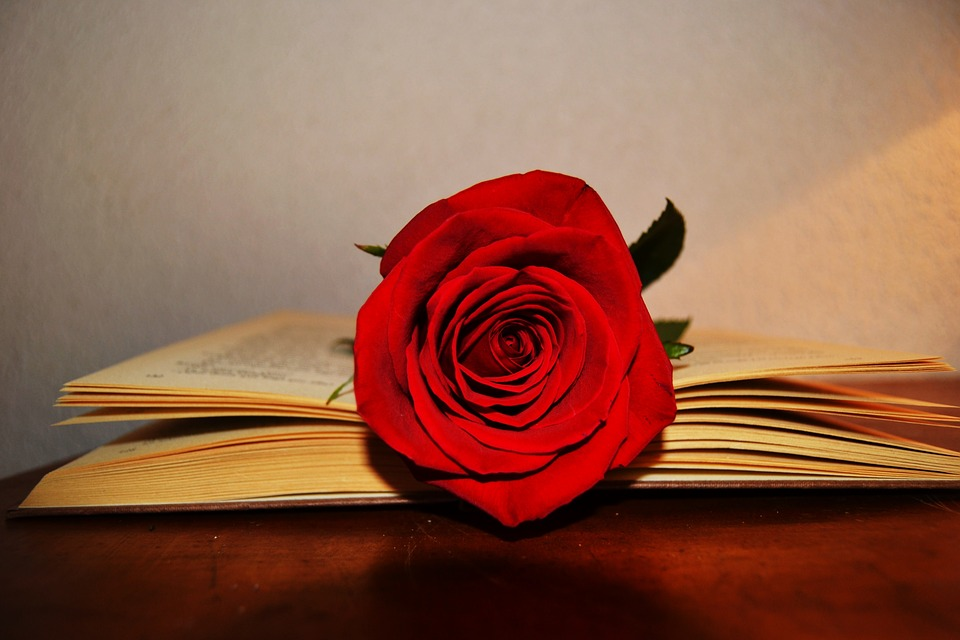
#> input picture lectures/src/rose.jpg, 960 x 640 px, found by its file name
$ python l9_rose.py
#> lines starting #> are read from the running program, lines starting #| are printed output that depends on the picture; after the words box and inside, x2 and y2 are one past the last pixel; in counts of white or black regions, pixels touching at a corner belong together
import cv2
import numpy as np
import matplotlib.pyplot as plt


rose = cv2.imread('lectures/src/rose.jpg')
#> rose is the input picture: shape (640, 960, 3); mean B, G, R 70.3, 91.4, 142.7

hsv = cv2.cvtColor(rose, cv2.COLOR_BGR2HSV)
#> hsv: shape (640, 960, 3); mean H, S, V 19.5, 148.5, 142.7


lower_red = np.array([0, 200, 100])
upper_red = np.array([10, 255, 255])

mask = cv2.inRange(hsv, lower_red, upper_red)
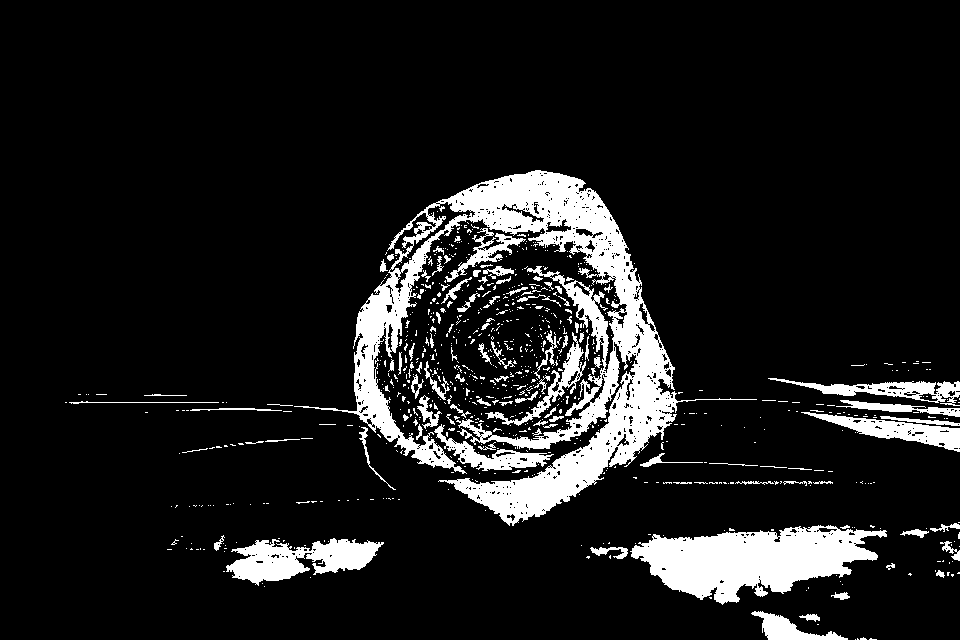
#> mask: shape (640, 960); 11% white; 813 white regions (713 under 20 px), largest, box (x1, y1, x2, y2) and area: (294, 170, 757, 526) 33678, (630, 525, 887, 605) 11677, (226, 538, 384, 586) 4040

cv2.namedWindow('original', cv2.WINDOW_KEEPRATIO)
cv2.imshow('original', mask)
cv2.waitKey(0)
cv2.destroyAllWindows()
